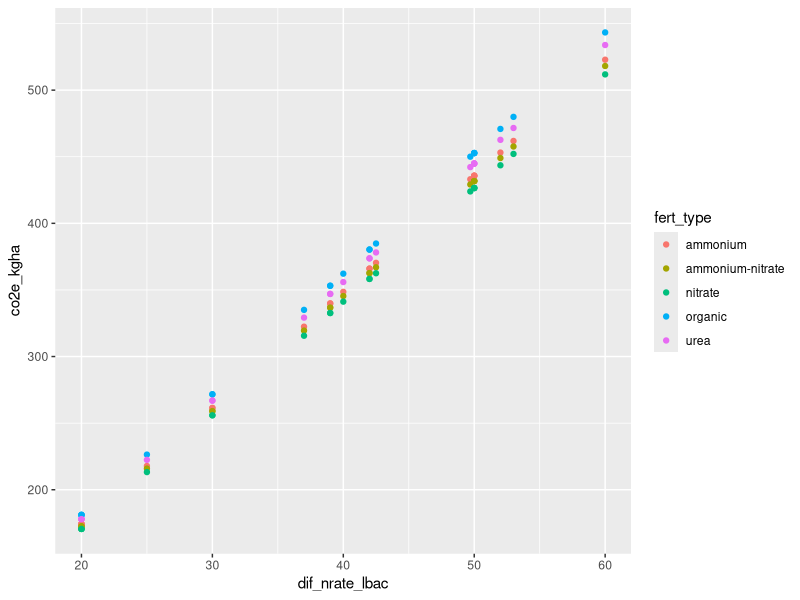
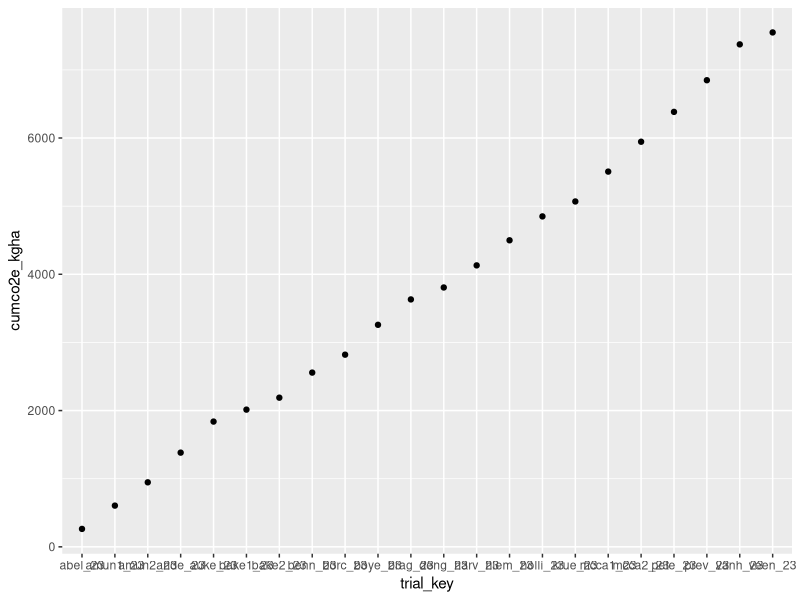

Reproduce these figures in R, in order.
#--figure out ghg emissions avoided
#--started 1/26/2024

library(tidyverse)
library(lubridate)
library(readxl)

rm(list = ls())



# data --------------------------------------------------------------------

n <- read_csv("data_tidy/td_ghg-n2o.csv")

e <- read_csv("data_tidy/td_ghg-energy.csv")

y <- 
  read_csv("data_tidy/td_trtdiffs.csv") %>% 
  select(trial_key, dif_nrate_lbac) %>% 
  distinct()

d <- 
  crossing(e, fert_type = n %>% pull(fert_type)) %>%  
  bind_rows(n)

d %>% 
  write_csv("data_tidy/td_ghg.csv")


d %>% 
  group_by(trial_key, fert_type) %>% 
  summarise(co2e_kgha = sum(co2e_kgha)) %>%
  left_join(y, relationship = "many-to-many") %>% 
  ggplot(aes(dif_nrate_lbac, co2e_kgha)) + 
  geom_point(aes(color = fert_type))

#--the type of fertilizer assumed isn't that big of a deal. just take an average

d_avg <- 
  d %>% 
  group_by(trial_key, fert_type) %>% 
  summarise(co2e_kgha = sum(co2e_kgha)) %>%
  group_by(trial_key) %>% 
  summarise(co2e_kgha = mean(co2e_kgha)) 


#--multiply the lbac by 8.7 to get kg co2e/ha
#--stefan probably wants lb/ac
d_avg %>% 
  left_join(y) %>% 
  mutate(mf = co2e_kgha/dif_nrate_lbac)

d_avg %>% 
  mutate(year = 2023,
         cumco2e_kgha = cumsum(co2e_kgha),
         trial_key = fct_inorder(trial_key)) %>% 
  ggplot(aes(trial_key, cumco2e_kgha)) + 
  geom_point()
